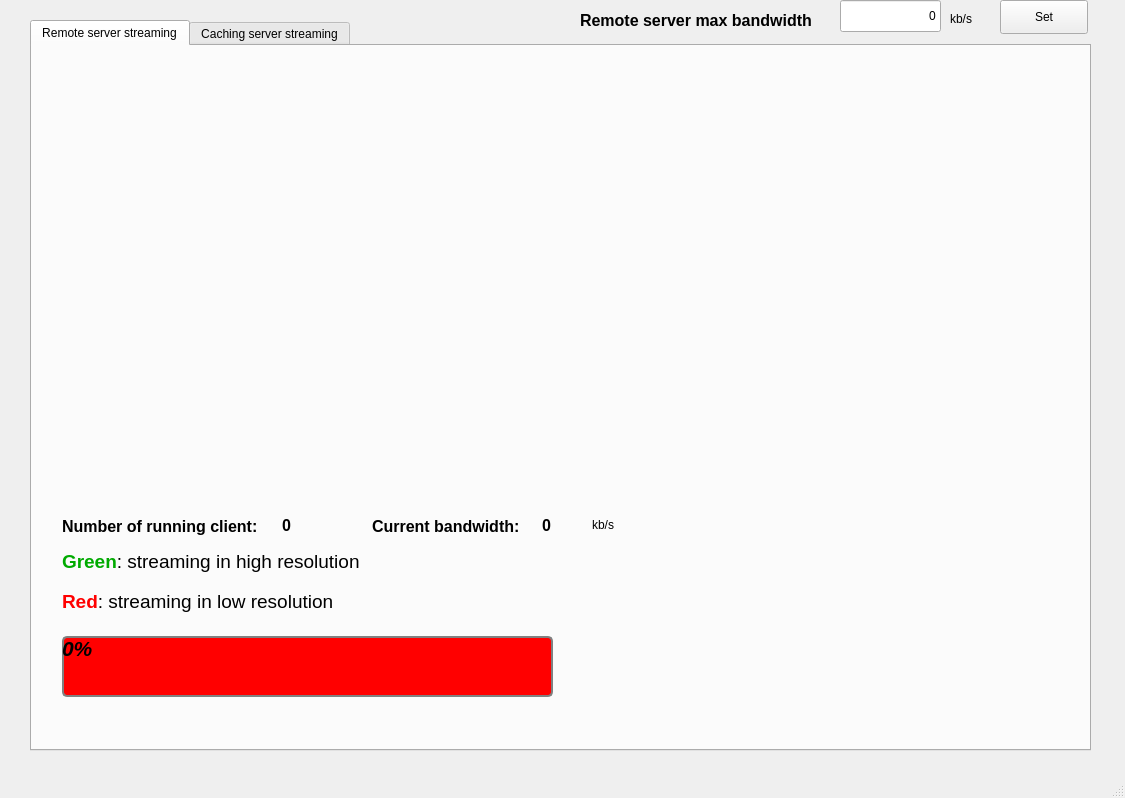
<?xml version="1.0" encoding="UTF-8"?>
<ui version="4.0">
 <class>MainWindow</class>
 <widget class="QMainWindow" name="MainWindow">
  <property name="geometry">
   <rect>
    <x>0</x>
    <y>0</y>
    <width>1125</width>
    <height>798</height>
   </rect>
  </property>
  <property name="windowTitle">
   <string>Streaming demo</string>
  </property>
  <widget class="QWidget" name="centralwidget">
   <widget class="QTabWidget" name="tabWidget">
    <property name="geometry">
     <rect>
      <x>30</x>
      <y>20</y>
      <width>1061</width>
      <height>731</height>
     </rect>
    </property>
    <property name="tabPosition">
     <enum>QTabWidget::North</enum>
    </property>
    <property name="currentIndex">
     <number>0</number>
    </property>
    <widget class="QWidget" name="tab">
     <attribute name="title">
      <string>Remote server streaming</string>
     </attribute>
     <widget class="QLabel" name="label_4">
      <property name="geometry">
       <rect>
        <x>30</x>
        <y>540</y>
        <width>341</width>
        <height>31</height>
       </rect>
      </property>
      <property name="text">
       <string>&lt;html&gt;&lt;head/&gt;&lt;body&gt;&lt;p&gt;&lt;span style=&quot; font-size:14pt; font-weight:600; color:#ff0000;&quot;&gt;Red&lt;/span&gt;&lt;span style=&quot; font-size:14pt;&quot;&gt;: streaming in low resolution&lt;/span&gt;&lt;/p&gt;&lt;/body&gt;&lt;/html&gt;</string>
      </property>
     </widget>
     <widget class="QLabel" name="label_6">
      <property name="geometry">
       <rect>
        <x>30</x>
        <y>500</y>
        <width>341</width>
        <height>31</height>
       </rect>
      </property>
      <property name="text">
       <string>&lt;html&gt;&lt;head/&gt;&lt;body&gt;&lt;p&gt;&lt;span style=&quot; font-size:14pt; font-weight:600; color:#00aa00;&quot;&gt;Green&lt;/span&gt;&lt;span style=&quot; font-size:14pt;&quot;&gt;: streaming in high resolution&lt;/span&gt;&lt;/p&gt;&lt;/body&gt;&lt;/html&gt;</string>
      </property>
     </widget>
     <widget class="QProgressBar" name="progressBar_noepc">
      <property name="geometry">
       <rect>
        <x>30</x>
        <y>590</y>
        <width>491</width>
        <height>61</height>
       </rect>
      </property>
      <property name="baseSize">
       <size>
        <width>0</width>
        <height>0</height>
       </size>
      </property>
      <property name="font">
       <font>
        <pointsize>16</pointsize>
        <weight>75</weight>
        <italic>true</italic>
        <bold>true</bold>
       </font>
      </property>
      <property name="styleSheet">
       <string notr="true">QProgressBar {
     border: 2px solid grey;
     border-radius: 5px;
     background-color: #FF0000;
 }

 QProgressBar::chunk {
     background-color: #66FF66;
     width: 20px;
 }</string>
      </property>
      <property name="value">
       <number>0</number>
      </property>
     </widget>
     <widget class="QLabel" name="label_3">
      <property name="geometry">
       <rect>
        <x>30</x>
        <y>460</y>
        <width>211</width>
        <height>41</height>
       </rect>
      </property>
      <property name="text">
       <string>&lt;html&gt;&lt;head/&gt;&lt;body&gt;&lt;p&gt;&lt;span style=&quot; font-size:12pt; font-weight:600;&quot;&gt;Number of running client: &lt;/span&gt;&lt;/p&gt;&lt;/body&gt;&lt;/html&gt;</string>
      </property>
     </widget>
     <widget class="QLabel" name="client_num">
      <property name="geometry">
       <rect>
        <x>250</x>
        <y>470</y>
        <width>59</width>
        <height>18</height>
       </rect>
      </property>
      <property name="font">
       <font>
        <pointsize>12</pointsize>
        <weight>75</weight>
        <bold>true</bold>
       </font>
      </property>
      <property name="text">
       <string>0</string>
      </property>
     </widget>
     <widget class="QLabel" name="label_7">
      <property name="geometry">
       <rect>
        <x>340</x>
        <y>460</y>
        <width>211</width>
        <height>41</height>
       </rect>
      </property>
      <property name="text">
       <string>&lt;html&gt;&lt;head/&gt;&lt;body&gt;&lt;p&gt;&lt;span style=&quot; font-size:12pt; font-weight:600;&quot;&gt;Current bandwidth: &lt;/span&gt;&lt;/p&gt;&lt;/body&gt;&lt;/html&gt;</string>
      </property>
     </widget>
     <widget class="QLabel" name="bandwidth">
      <property name="geometry">
       <rect>
        <x>510</x>
        <y>470</y>
        <width>59</width>
        <height>18</height>
       </rect>
      </property>
      <property name="font">
       <font>
        <pointsize>12</pointsize>
        <weight>75</weight>
        <bold>true</bold>
       </font>
      </property>
      <property name="text">
       <string>0</string>
      </property>
     </widget>
     <widget class="QLabel" name="label_9">
      <property name="geometry">
       <rect>
        <x>560</x>
        <y>470</y>
        <width>59</width>
        <height>18</height>
       </rect>
      </property>
      <property name="text">
       <string>kb/s</string>
      </property>
     </widget>
     <widget class="QWidget" name="">
      <property name="geometry">
       <rect>
        <x>30</x>
        <y>20</y>
        <width>891</width>
        <height>431</height>
       </rect>
      </property>
      <layout class="QGridLayout" name="gridLayout_2">
       <item row="0" column="0">
        <widget class="QWidget" name="widget" native="true"/>
       </item>
       <item row="0" column="1">
        <widget class="QWidget" name="widget_2" native="true"/>
       </item>
       <item row="1" column="0">
        <widget class="QWidget" name="widget_3" native="true"/>
       </item>
       <item row="1" column="1">
        <widget class="QWidget" name="widget_4" native="true"/>
       </item>
      </layout>
     </widget>
    </widget>
    <widget class="QWidget" name="tab_2">
     <attribute name="title">
      <string>Caching server streaming</string>
     </attribute>
    </widget>
   </widget>
   <widget class="QPushButton" name="setbandwidth_button">
    <property name="geometry">
     <rect>
      <x>1000</x>
      <y>0</y>
      <width>88</width>
      <height>34</height>
     </rect>
    </property>
    <property name="text">
     <string>Set</string>
    </property>
   </widget>
   <widget class="QLineEdit" name="setbandwidth">
    <property name="geometry">
     <rect>
      <x>840</x>
      <y>0</y>
      <width>101</width>
      <height>32</height>
     </rect>
    </property>
    <property name="text">
     <string>0</string>
    </property>
    <property name="alignment">
     <set>Qt::AlignRight|Qt::AlignTrailing|Qt::AlignVCenter</set>
    </property>
   </widget>
   <widget class="QLabel" name="label">
    <property name="geometry">
     <rect>
      <x>580</x>
      <y>0</y>
      <width>261</width>
      <height>41</height>
     </rect>
    </property>
    <property name="text">
     <string>&lt;html&gt;&lt;head/&gt;&lt;body&gt;&lt;p&gt;&lt;span style=&quot; font-size:12pt; font-weight:600;&quot;&gt;Remote server max bandwidth&lt;/span&gt;&lt;/p&gt;&lt;/body&gt;&lt;/html&gt;</string>
    </property>
   </widget>
   <widget class="QLabel" name="label_2">
    <property name="geometry">
     <rect>
      <x>950</x>
      <y>10</y>
      <width>59</width>
      <height>18</height>
     </rect>
    </property>
    <property name="text">
     <string>kb/s</string>
    </property>
   </widget>
  </widget>
  <widget class="QMenuBar" name="menubar">
   <property name="geometry">
    <rect>
     <x>0</x>
     <y>0</y>
     <width>1125</width>
     <height>30</height>
    </rect>
   </property>
  </widget>
  <widget class="QStatusBar" name="statusbar"/>
 </widget>
 <resources/>
 <connections/>
</ui>
